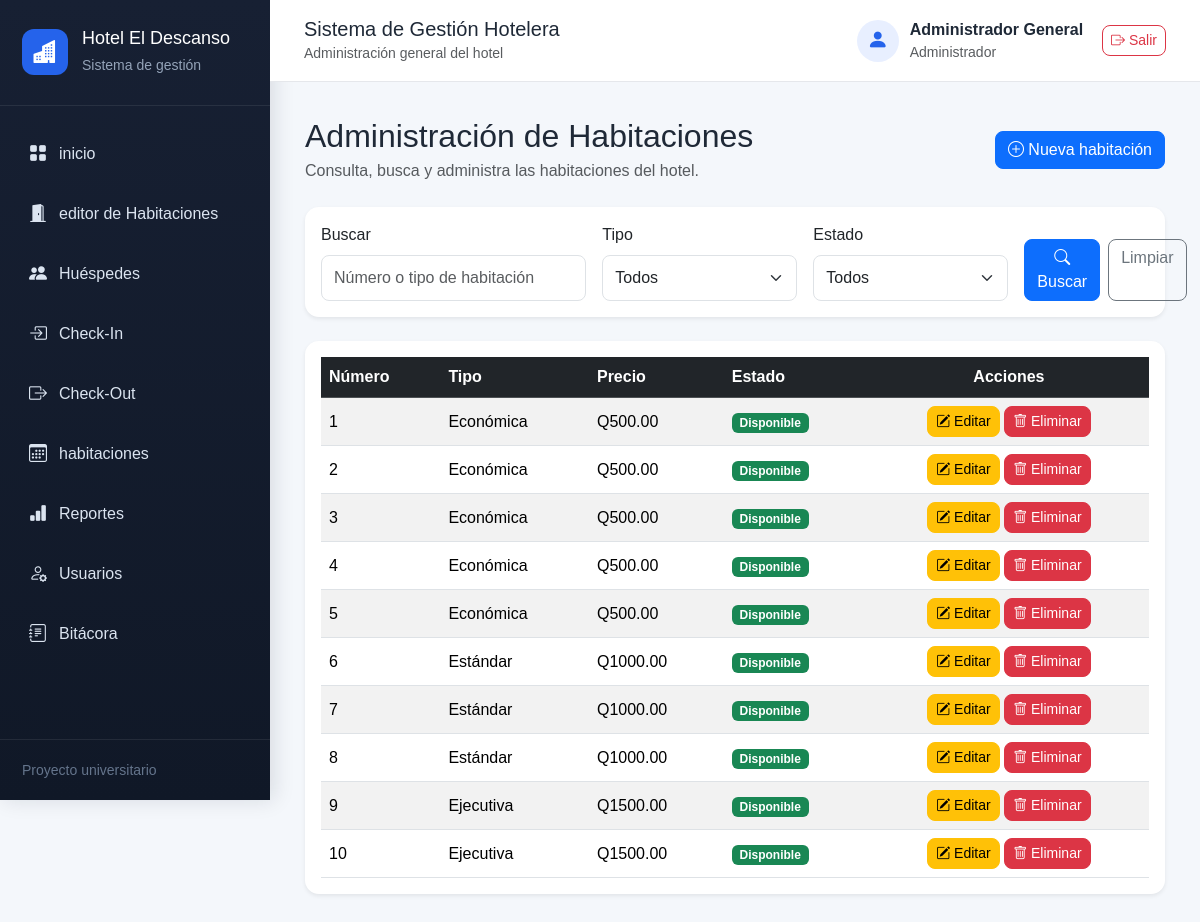
The app's page /habitaciones (signed in), older data.
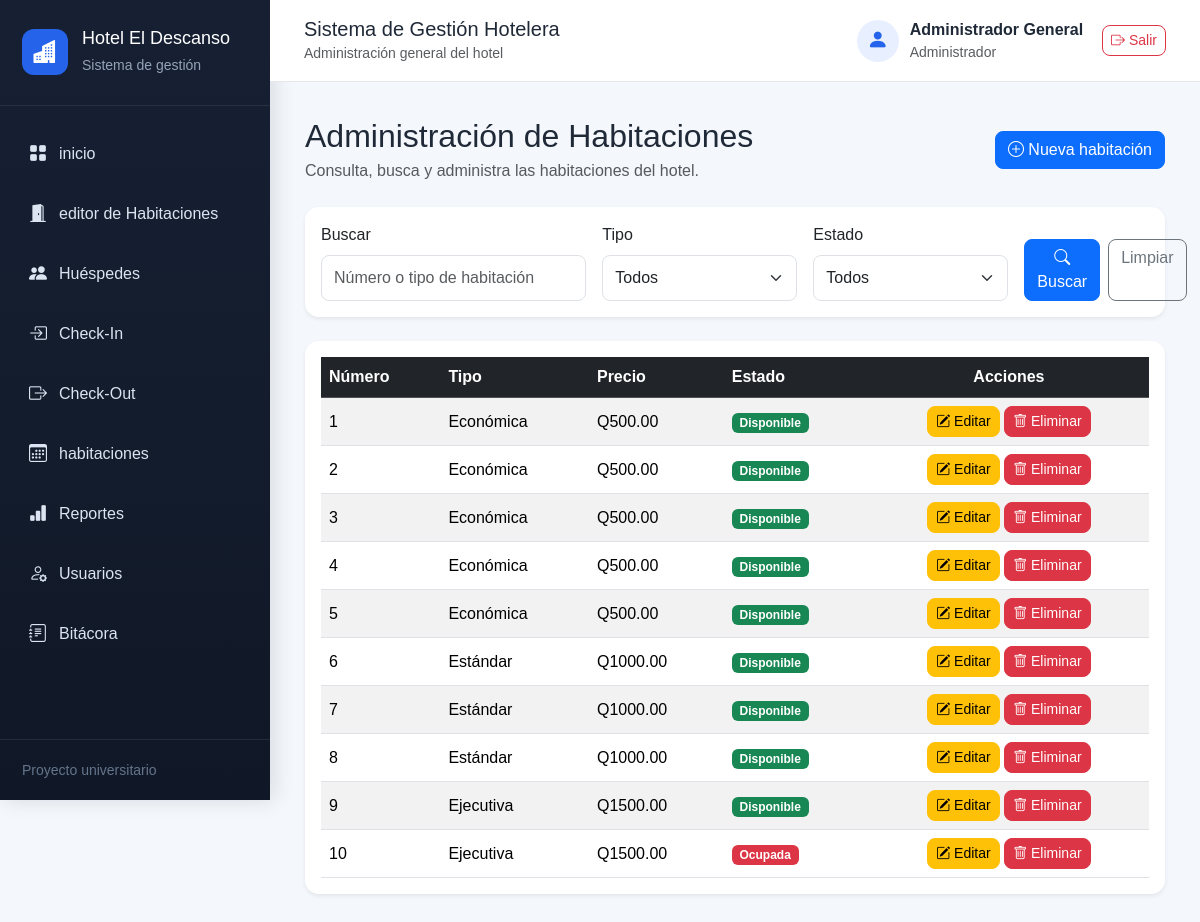
The same page, newer data.
### models.py (models this page shows, shortened)
class Habitacion(db.Model):
    __tablename__ = "habitaciones"
    id = db.Column(
        db.Integer,
        primary_key=True
    )
    numero = db.Column(
        db.Integer,
        unique=True,
        nullable=False
    )
    tipo = db.Column(
        db.String(20),
        nullable=False
    )
    precio = db.Column(
        db.Float,
        nullable=False
    )
    estado = db.Column(
        db.String(20),
        nullable=False,
        default="Disponible"
    )
    reservas = db.relationship(
        "Reserva",
        backref="habitacion",
        lazy=True
    )

### routes/habitaciones.py (the view, shortened to what this page needs)
@habitaciones_bp.route("/habitaciones")
def listar_habitaciones():
    busqueda = request.args.get(
        "buscar",
        ""
    ).strip()
    tipo = request.args.get(
        "tipo",
        ""
    ).strip()
    estado = request.args.get(
        "estado",
        ""
    ).strip()
    consulta = Habitacion.query
    if tipo:
        consulta = consulta.filter(
            Habitacion.tipo == tipo
        )
    if estado:
        consulta = consulta.filter(
            Habitacion.estado == estado
        )
    habitaciones = consulta.order_by(
        Habitacion.numero
    ).all()
    return render_template(
        "habitaciones.html",
        habitaciones=habitaciones,
        busqueda=busqueda,
        tipo_seleccionado=tipo,
        estado_seleccionado=estado
    )

### app.py (called while the page is built)
@app.before_request
def proteger_sistema():
    rutas_publicas = {
        "auth.login",
        "static"
    }
    if request.endpoint is None:
        return None
    if request.endpoint in rutas_publicas:
        return None
    if "usuario_id" not in session:
        return redirect(
            url_for("auth.login")
        )
    return None

### templates/habitaciones.html (shortened to what the changed rows need)
{% extends "base.html" %}
{% block contenido %}
<div class="d-flex justify-content-between align-items-center mb-4">
    <div>
        <h2 class="mb-1">
            Administración de Habitaciones
        </h2>
    </div>
</div>
<div class="card shadow-sm">
    <div class="card-body">
        <div class="table-responsive">
            <table class="table table-striped table-hover align-middle mb-0">
                <thead class="table-dark">
                    <tr>
                        <th>Número</th>
                        <th>Tipo</th>
                        <th>Precio</th>
                        <th>Estado</th>
                        <th class="text-center">
                            Acciones
                        </th>
                    </tr>
                </thead>
                <tbody>
                    {% for habitacion in habitaciones %}
                        <tr>
                            <td>
                                {{ habitacion.numero }}
                            </td>
                            <td>
                                {{ habitacion.tipo }}
                            </td>
                            <td>
                                Q{{ "%.2f"|format(habitacion.precio) }}
                            </td>
                            <td>
                                {% if habitacion.estado == "Disponible" %}
                                    <span class="badge bg-success">
                                        Disponible
                                    </span>
                                {% elif habitacion.estado == "Ocupada" %}
                                    <span class="badge bg-danger">
                                        Ocupada
                                    </span>
                                {% else %}
                                    <span class="badge bg-warning text-dark">
                                        Mantenimiento
                                    </span>
                                {% endif %}
                            </td>
                            <td class="text-center">
                                <a
                                    href="{{ url_for(
                                        'habitaciones.editar_habitacion',
                                        id=habitacion.id
                                    ) }}"
                                    class="btn btn-warning btn-sm"
                                >
                                    <i class="bi bi-pencil-square"></i>
                                    Editar
                                </a>
                                <form
                                    action="{{ url_for(
                                        'habitaciones.eliminar_habitacion',
                                        id=habitacion.id
                                    ) }}"
                                    method="POST"
                                    class="d-inline"
                                    onsubmit="return confirm(
                                        '¿Deseas eliminar esta habitación?'
                                    );"
                                >
                                    <button
                                        type="submit"
                                        class="btn btn-danger btn-sm"
                                    >
                                        <i class="bi bi-trash"></i>
                                        Eliminar
                                    </button>
                                </form>
                            </td>
                        </tr>
                    {% endfor %}
                </tbody>
            </table>
        </div>
    </div>
</div>
{% endblock %}

Row changes from the older to the newer data that the page shows:
changed Habitacion (number 10 of 10 on the later page): estado "Disponible" → "Ocupada"
